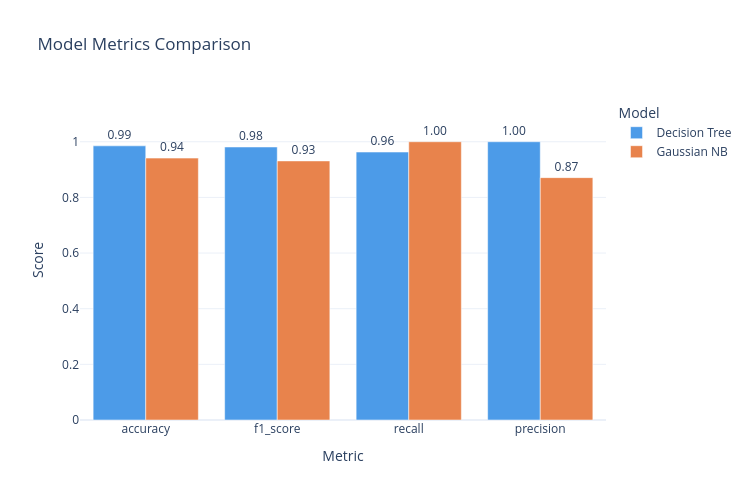

Write notebook code for a chart like this one.
### Code cell
import os
import plotly.io as pio

# --- Grouped Bar Chart ---
metrics = ["accuracy", "f1_score", "recall", "precision"]
colors  = ["#4C9BE8", "#E8834C"]

fig = go.Figure()

for i, row in enumerate(metrics_df_10.iter_rows(named=True)):
    fig.add_trace(go.Bar(
        name=row["model"],
        x=metrics,
        y=[row["accuracy"], row["f1_score"], row["recall"], row["precision"]],
        marker_color=colors[i],
        text=[f"{v:.2f}" for v in [row["accuracy"], row["f1_score"], row["recall"], row["precision"]]],
        textposition="outside",
    ))

fig.update_layout(
    title="Model Metrics Comparison",
    barmode="group",
    xaxis_title="Metric",
    yaxis_title="Score",
    yaxis=dict(range=[0, 1.15]),
    legend_title="Model",
    height=500,
    width=750,
    template="plotly_white",
)

# --- Save Image ---
batch = os.getcwd()
path  = os.path.join(batch, '..', 'outputs', 'figures_10', 'comparison_table.png')   

os.makedirs(os.path.dirname(path), exist_ok=True)    

fig.write_image(path)    
fig.show()

### Figure 1 — Plotly figure (JSON) as saved in the notebook; plotly's stock layout.template omitted (floating-point values rounded to 4 significant figures)
{"data": [{"marker": {"color": "#4C9BE8"}, "name": "Decision Tree", "text": ["0.99", "0.98", "0.96", "1.00"], "textposition": "outside", "type": "bar", "x": ["accuracy", "f1_score", "recall", "precision"], "y": [0.9853, 0.9811, 0.963, 1]}, {"marker": {"color": "#E8834C"}, "name": "Gaussian NB", "text": ["0.94", "0.93", "1.00", "0.87"], "textposition": "outside", "type": "bar", "x": ["accuracy", "f1_score", "recall", "precision"], "y": [0.9412, 0.931, 1, 0.871]}], "layout": {"barmode": "group", "height": 500, "legend": {"title": {"text": "Model"}}, "title": {"text": "Model Metrics Comparison"}, "width": 750, "xaxis": {"title": {"text": "Metric"}}, "yaxis": {"range": [0, 1.15], "title": {"text": "Score"}}}}
